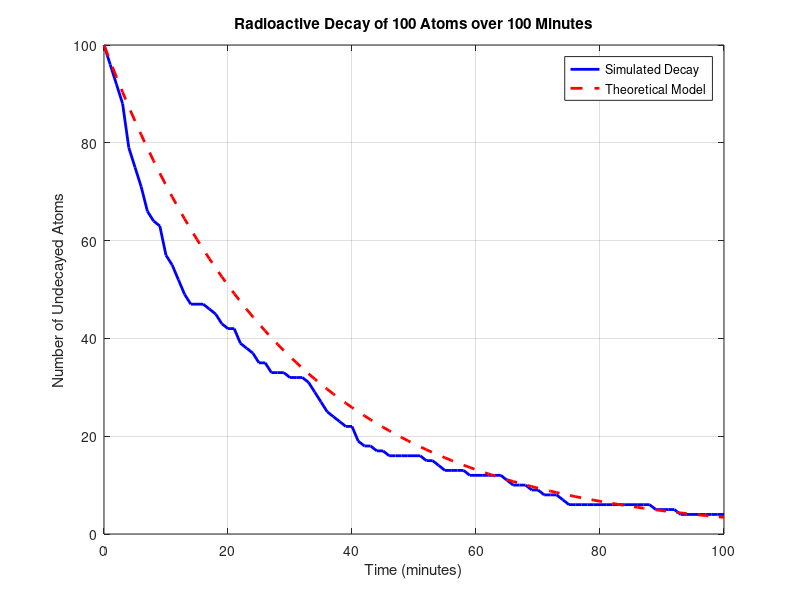

MATLAB code for this plot:
%% 15.5 Experiment 5: Simulating Radioactive Decay
fprintf('--- 15.5 Experiment 5: Radioactive Decay ---\n');

% 1. Initialize decay parameters
N0 = 100;                 % 100 atoms
time_mins = 100;          % 100 minutes
decay_rate = 0.0338;      % 3.38% per minute

atoms = ones(1, N0); % State array: 1 = undecayed, 0 = decayed
undecayed_counts = zeros(1, time_mins + 1);
undecayed_counts(1) = N0;

for t = 1:time_mins
    % 2. Generate random numbers to determine if each atom decays
    for i = 1:N0
        if atoms(i) == 1 % Check only if it hasn't decayed yet
            if rand() < decay_rate
                atoms(i) = 0; % The atom decays
            end
        end
    end
    undecayed_counts(t+1) = sum(atoms);
end

% Theoretical model calculation: N(t) = N0 * e^(-lambda * t)
t_arr = 0:time_mins;
theoretical = N0 * exp(-decay_rate * t_arr);

% 3 & 4. Plot and compare the simulated results with theoretical decay
figure('Name', '15.5 Radioactive Decay');
plot(t_arr, undecayed_counts, 'b-', 'LineWidth', 2); hold on;
plot(t_arr, theoretical, 'r--', 'LineWidth', 2);
xlabel('Time (minutes)');
ylabel('Number of Undecayed Atoms');
legend('Simulated Decay', 'Theoretical Model');
title('Radioactive Decay of 100 Atoms over 100 Minutes');
grid on;

% 5. Estimate the probability of an atom decaying in the given time period
sim_prob_decay = (N0 - undecayed_counts(end)) / N0;
theo_prob_decay = 1 - exp(-decay_rate * time_mins);
fprintf('Simulated probability of an atom decaying in 100 mins: %.4f\n', sim_prob_decay);
fprintf('Theoretical probability of decay: %.4f\n', theo_prob_decay);
